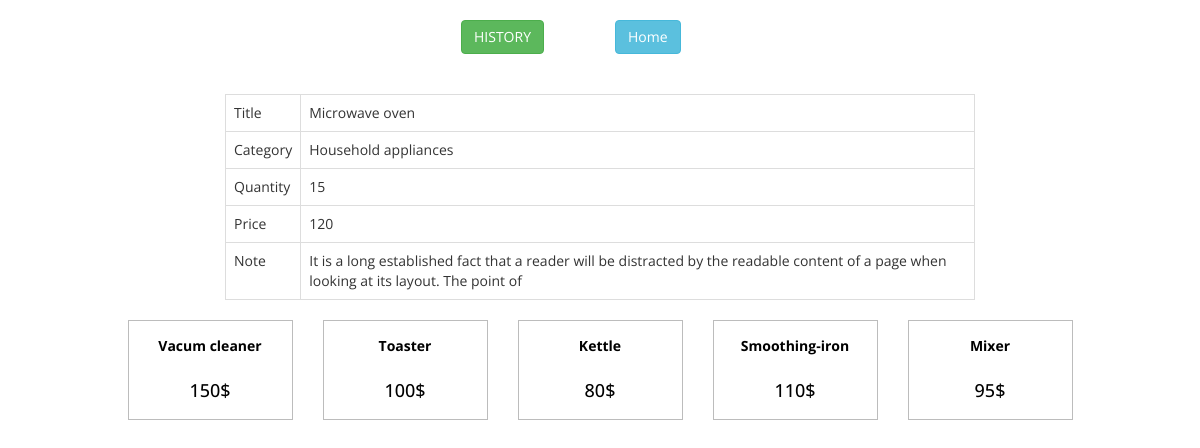
Screenshot of /product/details/6 with the database file from the repository.
### tables this page shows
CREATE TABLE IF NOT EXISTS `product` (
  `id` int(11) NOT NULL,
  `title` varchar(50) NOT NULL,
  `price` decimal(10,0) NOT NULL,
  `quantity` int(11) NOT NULL,
  `note` varchar(300) NOT NULL,
  `id_category` int(11) NOT NULL
);

CREATE TABLE IF NOT EXISTS `product_category` (
  `id` int(11) NOT NULL,
  `category` varchar(100) NOT NULL
);

### src/View.php (called while the page is built)
<?php
class View
{
    private $params;
    public function __construct(array $params = array()){
        $this->params = $params;
    }
    public function render($file){
        extract($this->params);
        require('Views/'.$file.'.php');
    }
}

### src/Controllers/ProductController.php (called while the page is built, shortened)
<?php
class ProductController{
    private $prise_range_for_similar_products = 50;
    public function details(){
        $product = new ProductModel;
        $id =(int)Route::getInstance()->get_first_param();
        $all_products = $product->get_by_id_with_category($id);
        $similar_products = $product->get_similar($all_products['id_category'],$all_products['price'],$this->prise_range_for_similar_products,$id);
        $view = new View(['products'=>$all_products, 'id' => $id,'similar_products' => $similar_products]);
        $view->render('Product_details');
    }
}

### src/App.php (called while the page is built, shortened)
<?php
class App
{
    public function __construct()
    {
        $route = Route::getInstance();
        $result = $route->get_controller_and_action();
        $controller = new $class_name();
        $controller->{$result['action']}();
    }
}

### index.php (called while the page is built, shortened)
<?php
require ('autoloader.php');
new App;

### autoloader.php (called while the page is built, shortened)
<?php
spl_autoload_register(function ($class) {
    $prefix = '';
    $base_dir = __DIR__ . '/src/';
    $len = strlen($prefix);
    $relative_class = substr($class, $len);
    $file = $base_dir . str_replace('\\', '/', $relative_class) . '.php';
});

### src/Database.php (called while the page is built, shortened)
<?php
class Database {
	private $_connection;
	private static $_instance;
	private $_host = "sunrice";
    private $_username = "root";
	private $_password = "";
	private $_database = "sunrice";
	public static function getInstance(){
		if(!self::$_instance){
			self::$_instance = new self();
		}
		return self::$_instance;
	}
	private function __construct() {
		$this->_connection = new \mysqli($this->_host, $this->_username, $this->_password, $this->_database);
	}
	public function query_one($query) {
		return  $this->_connection->query($query)->fetch_assoc();
	}
	public function query_all($query){
      	$result = $this->_connection->query($query);
        $res=[];
        foreach($result as $val){
            $res[] = $val;
        }
        return $res;
    }
}

### src/Route.php (called while the page is built, shortened)
<?php
class Route{
    private static $_instance;
    private $uri;
    public function __construct($uri){
        $this->uri = $uri;
    }
    public static function getInstance(){
        if(!self::$_instance){
            self::$_instance = new self($_SERVER['REQUEST_URI']);
        }
        return self::$_instance;
    }
    public function get_first_param(){
        $uri_parts = explode('/', $this->uri);
        return $uri_parts[3];
    }
}

### src/Models/ProductModel.php (called while the page is built, shortened)
<?php
class ProductModel{
    private $connection;
    public function __construct(){
        $this->connection = \Database::getInstance();
    }
    public function get_by_id_with_category($id){
        return $this->connection->query_one("
            SELECT *  FROM `product` AS p  INNER JOIN `product_category` AS pc
            ON p.id_category = pc.id WHERE p.id = '".$id."'
        ");
    }
    public function get_similar($id_category,$price,$price_range,$id_current_product){
        return $this->connection->query_all("
            SELECT * FROM `product` WHERE id_category = '".$id_category."'
            AND id !='".$id_current_product."'
            AND price BETWEEN ($price - $price_range) AND ( $price + $price_range)  LIMIT 5
        ");
    }
}

### src/Views/Product_details.php (the view, shortened to what this page needs)
<?php
include('headers.php');
?>
<div class="container">
    <div class="row">
        <div class="col-xs-2 col-xs-offset-4 text-center">
            <a href=<?php echo '/product/history_view/'.$id ?>>
                <div class=" history btn btn-success">
                    HISTORY
                </div>
            </a>
        </div>
        <div class="col-xs-2 ">
            <a href="/product/index">
                <div class=" home btn btn-info">
                    Home
                </div>
            </a>
        </div>
    </div>
    <div class="row">
        <div class="col-xs-8 col-xs-offset-2">
        <table class="table table-bordered">
            <tbody>
            <tr>
                <td>
                    Title
                </td>
                <td>
                    <?php echo $products['title'] ?>
                </td>
            </tr>
            <tr>
                <td>Category</td>
                <td><?php echo $products['category']?></td>
            </tr>
            <tr>
                <td>
                    Quantity
                </td>
                <td>
                    <?php echo $products['quantity'] ?>
                </td>
            </tr>
            <tr>
                <td>Price</td>
                <td><?php echo $products['price'] ?></td>
            </tr>
            <tr>
                <td>Note</td>
                <td><?php echo $products['note'] ?></td>
            </tr>
            </tbody>
            </table>
        </div>
    </div>
    <div class=" similar_products row">
        <div class="col-xs-1">
        </div>
        <?php
            foreach($similar_products as $product){
        ?>
            <div class="similar col-xs-2 text-center">
                <a class="block" href=<?php echo'/product/details/'.$product['id'] ?>>
                    <div class="title">
                         <?php echo $product['title']?>
                    </div>
                    <div class="price">
                        <h4><?php echo $product['price'].'$'?></h4>
                    </div>
                </a>
            </div>
        <?php
            }
        ?>
    </div>
</div>
<?php
include('footer.php');
?>

### css/style.css (style rules this page uses)
* { font-family: Open Sans; }
.similar_products .similar .block { border: 1px solid #bcbcbc; height: 100px; line-height: 50px; color: black; display: block; }
.similar_products .similar .block .title { font-weight: bold; }
.similar_products .similar .block .price { font-weight: bold; }
.home { margin-top: 20px; margin-bottom: 40px; }
.history { margin-top: 20px; margin-bottom: 40px; }

### rows the page displays
product: title "Microwave oven", product_category.category "Household appliances", quantity "15", price "120", note "It is a long established fact that a reader will be distracted by the readable content of a page when looking at its layout. The point of"
product: title "Vacum cleaner", price "150"
product: title "Toaster", price "100"
product: title "Kettle", price "80"
product: title "Smoothing-iron", price "110"
product: title "Mixer", price "95"
